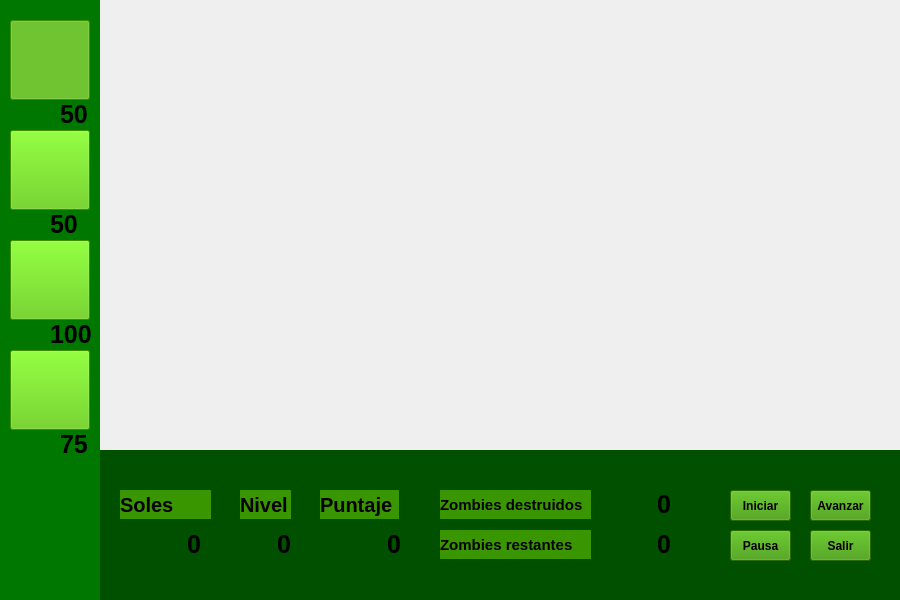
<?xml version="1.0" encoding="UTF-8"?>
<ui version="4.0">
 <class>ventana_juego</class>
 <widget class="QWidget" name="ventana_juego">
  <property name="geometry">
   <rect>
    <x>0</x>
    <y>0</y>
    <width>900</width>
    <height>600</height>
   </rect>
  </property>
  <property name="mouseTracking">
   <bool>true</bool>
  </property>
  <property name="windowTitle">
   <string>Ventana de juego</string>
  </property>
  <widget class="QLabel" name="fondo_escenario">
   <property name="geometry">
    <rect>
     <x>100</x>
     <y>0</y>
     <width>800</width>
     <height>450</height>
    </rect>
   </property>
   <property name="text">
    <string/>
   </property>
   <property name="scaledContents">
    <bool>true</bool>
   </property>
  </widget>
  <widget class="QWidget" name="barra_izq" native="true">
   <property name="geometry">
    <rect>
     <x>0</x>
     <y>0</y>
     <width>100</width>
     <height>600</height>
    </rect>
   </property>
   <property name="styleSheet">
    <string notr="true">background-color: rgb(0, 120, 0);</string>
   </property>
   <widget class="QLabel" name="label_4">
    <property name="geometry">
     <rect>
      <x>20</x>
      <y>100</y>
      <width>25</width>
      <height>25</height>
     </rect>
    </property>
    <property name="text">
     <string/>
    </property>
    <property name="pixmap">
     <pixmap>../../sprites/Elementos de juego/sol.png</pixmap>
    </property>
    <property name="scaledContents">
     <bool>true</bool>
    </property>
   </widget>
   <widget class="QLabel" name="label_3">
    <property name="geometry">
     <rect>
      <x>60</x>
      <y>100</y>
      <width>79</width>
      <height>29</height>
     </rect>
    </property>
    <property name="styleSheet">
     <string notr="true">font-weight: bold;
font-size: 25px</string>
    </property>
    <property name="text">
     <string>50</string>
    </property>
    <property name="textFormat">
     <enum>Qt::AutoText</enum>
    </property>
    <property name="scaledContents">
     <bool>true</bool>
    </property>
   </widget>
   <widget class="QLabel" name="label_5">
    <property name="geometry">
     <rect>
      <x>50</x>
      <y>210</y>
      <width>79</width>
      <height>29</height>
     </rect>
    </property>
    <property name="styleSheet">
     <string notr="true">font-weight: bold;
font-size: 25px</string>
    </property>
    <property name="text">
     <string>50</string>
    </property>
    <property name="textFormat">
     <enum>Qt::AutoText</enum>
    </property>
    <property name="scaledContents">
     <bool>true</bool>
    </property>
   </widget>
   <widget class="QLabel" name="label_6">
    <property name="geometry">
     <rect>
      <x>20</x>
      <y>210</y>
      <width>25</width>
      <height>25</height>
     </rect>
    </property>
    <property name="text">
     <string/>
    </property>
    <property name="pixmap">
     <pixmap>../../sprites/Elementos de juego/sol.png</pixmap>
    </property>
    <property name="scaledContents">
     <bool>true</bool>
    </property>
   </widget>
   <widget class="QLabel" name="label_11">
    <property name="geometry">
     <rect>
      <x>50</x>
      <y>320</y>
      <width>79</width>
      <height>29</height>
     </rect>
    </property>
    <property name="styleSheet">
     <string notr="true">font-weight: bold;
font-size: 25px</string>
    </property>
    <property name="text">
     <string>100</string>
    </property>
    <property name="textFormat">
     <enum>Qt::AutoText</enum>
    </property>
    <property name="scaledContents">
     <bool>true</bool>
    </property>
   </widget>
   <widget class="QLabel" name="label_12">
    <property name="geometry">
     <rect>
      <x>20</x>
      <y>320</y>
      <width>25</width>
      <height>25</height>
     </rect>
    </property>
    <property name="text">
     <string/>
    </property>
    <property name="pixmap">
     <pixmap>../../sprites/Elementos de juego/sol.png</pixmap>
    </property>
    <property name="scaledContents">
     <bool>true</bool>
    </property>
   </widget>
   <widget class="QLabel" name="label_14">
    <property name="geometry">
     <rect>
      <x>60</x>
      <y>430</y>
      <width>79</width>
      <height>29</height>
     </rect>
    </property>
    <property name="styleSheet">
     <string notr="true">font-weight: bold;
font-size: 25px</string>
    </property>
    <property name="text">
     <string>75</string>
    </property>
    <property name="textFormat">
     <enum>Qt::AutoText</enum>
    </property>
    <property name="scaledContents">
     <bool>true</bool>
    </property>
   </widget>
   <widget class="QLabel" name="label_15">
    <property name="geometry">
     <rect>
      <x>20</x>
      <y>430</y>
      <width>25</width>
      <height>25</height>
     </rect>
    </property>
    <property name="text">
     <string/>
    </property>
    <property name="pixmap">
     <pixmap>../../sprites/Elementos de juego/sol.png</pixmap>
    </property>
    <property name="scaledContents">
     <bool>true</bool>
    </property>
   </widget>
   <widget class="QPushButton" name="boton_girasol">
    <property name="geometry">
     <rect>
      <x>10</x>
      <y>20</y>
      <width>80</width>
      <height>80</height>
     </rect>
    </property>
    <property name="mouseTracking">
     <bool>true</bool>
    </property>
    <property name="autoFillBackground">
     <bool>true</bool>
    </property>
    <property name="styleSheet">
     <string notr="true">background-color: rgb(85, 200, 0)</string>
    </property>
    <property name="text">
     <string/>
    </property>
    <property name="icon">
     <iconset>
      <normaloff>../../sprites/Plantas/girasol_1.png</normaloff>../../sprites/Plantas/girasol_1.png</iconset>
    </property>
    <property name="iconSize">
     <size>
      <width>60</width>
      <height>60</height>
     </size>
    </property>
    <property name="checkable">
     <bool>true</bool>
    </property>
    <property name="checked">
     <bool>true</bool>
    </property>
    <property name="flat">
     <bool>false</bool>
    </property>
   </widget>
   <widget class="QPushButton" name="boton_lanzag">
    <property name="geometry">
     <rect>
      <x>10</x>
      <y>130</y>
      <width>80</width>
      <height>80</height>
     </rect>
    </property>
    <property name="mouseTracking">
     <bool>true</bool>
    </property>
    <property name="autoFillBackground">
     <bool>true</bool>
    </property>
    <property name="styleSheet">
     <string notr="true">background-color: rgb(85, 200, 0)</string>
    </property>
    <property name="text">
     <string/>
    </property>
    <property name="icon">
     <iconset>
      <normaloff>../../sprites/Plantas/lanzaguisantes_1.png</normaloff>../../sprites/Plantas/lanzaguisantes_1.png</iconset>
    </property>
    <property name="iconSize">
     <size>
      <width>60</width>
      <height>60</height>
     </size>
    </property>
    <property name="checkable">
     <bool>true</bool>
    </property>
    <property name="flat">
     <bool>false</bool>
    </property>
   </widget>
   <widget class="QPushButton" name="boton_lanzag_h">
    <property name="geometry">
     <rect>
      <x>10</x>
      <y>240</y>
      <width>80</width>
      <height>80</height>
     </rect>
    </property>
    <property name="mouseTracking">
     <bool>true</bool>
    </property>
    <property name="autoFillBackground">
     <bool>true</bool>
    </property>
    <property name="styleSheet">
     <string notr="true">background-color: rgb(85, 200, 0)</string>
    </property>
    <property name="text">
     <string/>
    </property>
    <property name="icon">
     <iconset>
      <normaloff>../../sprites/Plantas/lanzaguisantesHielo_1.png</normaloff>../../sprites/Plantas/lanzaguisantesHielo_1.png</iconset>
    </property>
    <property name="iconSize">
     <size>
      <width>60</width>
      <height>60</height>
     </size>
    </property>
    <property name="checkable">
     <bool>true</bool>
    </property>
    <property name="flat">
     <bool>false</bool>
    </property>
   </widget>
   <widget class="QPushButton" name="boton_papa">
    <property name="geometry">
     <rect>
      <x>10</x>
      <y>350</y>
      <width>80</width>
      <height>80</height>
     </rect>
    </property>
    <property name="mouseTracking">
     <bool>true</bool>
    </property>
    <property name="autoFillBackground">
     <bool>true</bool>
    </property>
    <property name="styleSheet">
     <string notr="true">background-color: rgb(85, 200, 0)</string>
    </property>
    <property name="text">
     <string/>
    </property>
    <property name="icon">
     <iconset>
      <normaloff>../../sprites/Plantas/papa_1.png</normaloff>../../sprites/Plantas/papa_1.png</iconset>
    </property>
    <property name="iconSize">
     <size>
      <width>60</width>
      <height>62</height>
     </size>
    </property>
    <property name="checkable">
     <bool>true</bool>
    </property>
    <property name="flat">
     <bool>false</bool>
    </property>
   </widget>
  </widget>
  <widget class="QWidget" name="barra_abajo" native="true">
   <property name="geometry">
    <rect>
     <x>100</x>
     <y>450</y>
     <width>800</width>
     <height>150</height>
    </rect>
   </property>
   <property name="autoFillBackground">
    <bool>false</bool>
   </property>
   <property name="styleSheet">
    <string notr="true">background-color: rgb(0, 80, 0);</string>
   </property>
   <widget class="QLabel" name="label_7">
    <property name="geometry">
     <rect>
      <x>20</x>
      <y>40</y>
      <width>91</width>
      <height>29</height>
     </rect>
    </property>
    <property name="styleSheet">
     <string notr="true">font-weight: bold;
font-size: 20px;
background-color: rgb(57, 150, 0);</string>
    </property>
    <property name="text">
     <string>Soles</string>
    </property>
    <property name="textFormat">
     <enum>Qt::AutoText</enum>
    </property>
    <property name="scaledContents">
     <bool>true</bool>
    </property>
   </widget>
   <widget class="QLabel" name="label_13">
    <property name="geometry">
     <rect>
      <x>140</x>
      <y>40</y>
      <width>51</width>
      <height>29</height>
     </rect>
    </property>
    <property name="styleSheet">
     <string notr="true">font-weight: bold;
font-size: 20px;
background-color: rgb(57, 150, 0);</string>
    </property>
    <property name="text">
     <string>Nivel</string>
    </property>
    <property name="textFormat">
     <enum>Qt::AutoText</enum>
    </property>
    <property name="scaledContents">
     <bool>true</bool>
    </property>
   </widget>
   <widget class="QLabel" name="label_16">
    <property name="geometry">
     <rect>
      <x>220</x>
      <y>40</y>
      <width>79</width>
      <height>29</height>
     </rect>
    </property>
    <property name="styleSheet">
     <string notr="true">font-weight: bold;
font-size: 20px;
background-color: rgb(57, 150, 0);</string>
    </property>
    <property name="text">
     <string>Puntaje</string>
    </property>
    <property name="textFormat">
     <enum>Qt::AutoText</enum>
    </property>
    <property name="scaledContents">
     <bool>true</bool>
    </property>
   </widget>
   <widget class="QLabel" name="label_18">
    <property name="geometry">
     <rect>
      <x>340</x>
      <y>40</y>
      <width>151</width>
      <height>29</height>
     </rect>
    </property>
    <property name="styleSheet">
     <string notr="true">font-weight: bold;
font-size: 15px;
background-color: rgb(57, 150, 0);</string>
    </property>
    <property name="text">
     <string>Zombies destruidos</string>
    </property>
    <property name="textFormat">
     <enum>Qt::AutoText</enum>
    </property>
    <property name="scaledContents">
     <bool>true</bool>
    </property>
   </widget>
   <widget class="QLabel" name="label_19">
    <property name="geometry">
     <rect>
      <x>340</x>
      <y>80</y>
      <width>151</width>
      <height>29</height>
     </rect>
    </property>
    <property name="styleSheet">
     <string notr="true">font-weight: bold;
font-size: 15px;
background-color: rgb(57, 150, 0);</string>
    </property>
    <property name="text">
     <string>Zombies restantes</string>
    </property>
    <property name="textFormat">
     <enum>Qt::AutoText</enum>
    </property>
    <property name="scaledContents">
     <bool>true</bool>
    </property>
   </widget>
   <widget class="QPushButton" name="boton_iniciar">
    <property name="geometry">
     <rect>
      <x>630</x>
      <y>40</y>
      <width>61</width>
      <height>31</height>
     </rect>
    </property>
    <property name="styleSheet">
     <string notr="true">font-weight: bold;
font-size: 12px;
background-color: rgb(57, 150, 0);</string>
    </property>
    <property name="text">
     <string>Iniciar</string>
    </property>
   </widget>
   <widget class="QPushButton" name="pushButton_2">
    <property name="geometry">
     <rect>
      <x>710</x>
      <y>40</y>
      <width>61</width>
      <height>31</height>
     </rect>
    </property>
    <property name="styleSheet">
     <string notr="true">font-weight: bold;
font-size: 12px;
background-color: rgb(57, 150, 0);</string>
    </property>
    <property name="text">
     <string>Avanzar</string>
    </property>
   </widget>
   <widget class="QPushButton" name="boton_pausa">
    <property name="geometry">
     <rect>
      <x>630</x>
      <y>80</y>
      <width>61</width>
      <height>31</height>
     </rect>
    </property>
    <property name="styleSheet">
     <string notr="true">font-weight: bold;
font-size: 12px;
background-color: rgb(57, 150, 0);</string>
    </property>
    <property name="text">
     <string>Pausa</string>
    </property>
   </widget>
   <widget class="QPushButton" name="pushButton_4">
    <property name="geometry">
     <rect>
      <x>710</x>
      <y>80</y>
      <width>61</width>
      <height>31</height>
     </rect>
    </property>
    <property name="styleSheet">
     <string notr="true">font-weight: bold;
font-size: 12px;
background-color: rgb(57, 150, 0);</string>
    </property>
    <property name="text">
     <string>Salir</string>
    </property>
   </widget>
   <widget class="QLabel" name="label_20">
    <property name="geometry">
     <rect>
      <x>20</x>
      <y>80</y>
      <width>25</width>
      <height>25</height>
     </rect>
    </property>
    <property name="text">
     <string/>
    </property>
    <property name="pixmap">
     <pixmap>../../sprites/Elementos de juego/sol.png</pixmap>
    </property>
    <property name="scaledContents">
     <bool>true</bool>
    </property>
   </widget>
   <widget class="QLabel" name="soles">
    <property name="geometry">
     <rect>
      <x>50</x>
      <y>80</y>
      <width>51</width>
      <height>29</height>
     </rect>
    </property>
    <property name="styleSheet">
     <string notr="true">font-weight: bold;
font-size: 25px</string>
    </property>
    <property name="text">
     <string>0</string>
    </property>
    <property name="textFormat">
     <enum>Qt::AutoText</enum>
    </property>
    <property name="scaledContents">
     <bool>true</bool>
    </property>
    <property name="alignment">
     <set>Qt::AlignRight|Qt::AlignTrailing|Qt::AlignVCenter</set>
    </property>
   </widget>
   <widget class="QLabel" name="nivel">
    <property name="geometry">
     <rect>
      <x>140</x>
      <y>80</y>
      <width>51</width>
      <height>29</height>
     </rect>
    </property>
    <property name="styleSheet">
     <string notr="true">font-weight: bold;
font-size: 25px</string>
    </property>
    <property name="text">
     <string>0</string>
    </property>
    <property name="textFormat">
     <enum>Qt::AutoText</enum>
    </property>
    <property name="scaledContents">
     <bool>true</bool>
    </property>
    <property name="alignment">
     <set>Qt::AlignRight|Qt::AlignTrailing|Qt::AlignVCenter</set>
    </property>
   </widget>
   <widget class="QLabel" name="puntaje">
    <property name="geometry">
     <rect>
      <x>250</x>
      <y>80</y>
      <width>51</width>
      <height>29</height>
     </rect>
    </property>
    <property name="styleSheet">
     <string notr="true">font-weight: bold;
font-size: 25px</string>
    </property>
    <property name="text">
     <string>0</string>
    </property>
    <property name="textFormat">
     <enum>Qt::AutoText</enum>
    </property>
    <property name="scaledContents">
     <bool>true</bool>
    </property>
    <property name="alignment">
     <set>Qt::AlignRight|Qt::AlignTrailing|Qt::AlignVCenter</set>
    </property>
   </widget>
   <widget class="QLabel" name="label_24">
    <property name="geometry">
     <rect>
      <x>520</x>
      <y>40</y>
      <width>51</width>
      <height>29</height>
     </rect>
    </property>
    <property name="styleSheet">
     <string notr="true">font-weight: bold;
font-size: 25px</string>
    </property>
    <property name="text">
     <string>0</string>
    </property>
    <property name="textFormat">
     <enum>Qt::AutoText</enum>
    </property>
    <property name="scaledContents">
     <bool>true</bool>
    </property>
    <property name="alignment">
     <set>Qt::AlignRight|Qt::AlignTrailing|Qt::AlignVCenter</set>
    </property>
   </widget>
   <widget class="QLabel" name="label_25">
    <property name="geometry">
     <rect>
      <x>520</x>
      <y>80</y>
      <width>51</width>
      <height>29</height>
     </rect>
    </property>
    <property name="styleSheet">
     <string notr="true">font-weight: bold;
font-size: 25px</string>
    </property>
    <property name="text">
     <string>0</string>
    </property>
    <property name="textFormat">
     <enum>Qt::AutoText</enum>
    </property>
    <property name="scaledContents">
     <bool>true</bool>
    </property>
    <property name="alignment">
     <set>Qt::AlignRight|Qt::AlignTrailing|Qt::AlignVCenter</set>
    </property>
   </widget>
  </widget>
  <widget class="QLabel" name="label">
   <property name="geometry">
    <rect>
     <x>100</x>
     <y>0</y>
     <width>800</width>
     <height>450</height>
    </rect>
   </property>
   <property name="mouseTracking">
    <bool>true</bool>
   </property>
   <property name="acceptDrops">
    <bool>true</bool>
   </property>
   <property name="text">
    <string/>
   </property>
   <property name="pixmap">
    <pixmap>../../sprites/Fondos/jardinAbuela.png</pixmap>
   </property>
   <property name="scaledContents">
    <bool>true</bool>
   </property>
  </widget>
  <widget class="QWidget" name="widget" native="true">
   <property name="geometry">
    <rect>
     <x>246</x>
     <y>157</y>
     <width>42</width>
     <height>75</height>
    </rect>
   </property>
   <property name="mouseTracking">
    <bool>true</bool>
   </property>
   <property name="acceptDrops">
    <bool>true</bool>
   </property>
  </widget>
  <widget class="QWidget" name="widget_2" native="true">
   <property name="geometry">
    <rect>
     <x>288</x>
     <y>157</y>
     <width>42</width>
     <height>75</height>
    </rect>
   </property>
   <property name="mouseTracking">
    <bool>true</bool>
   </property>
   <property name="acceptDrops">
    <bool>true</bool>
   </property>
  </widget>
  <widget class="QWidget" name="widget_3" native="true">
   <property name="geometry">
    <rect>
     <x>330</x>
     <y>157</y>
     <width>42</width>
     <height>75</height>
    </rect>
   </property>
   <property name="mouseTracking">
    <bool>true</bool>
   </property>
   <property name="acceptDrops">
    <bool>true</bool>
   </property>
  </widget>
  <widget class="QWidget" name="widget_4" native="true">
   <property name="geometry">
    <rect>
     <x>372</x>
     <y>157</y>
     <width>42</width>
     <height>75</height>
    </rect>
   </property>
   <property name="mouseTracking">
    <bool>true</bool>
   </property>
   <property name="acceptDrops">
    <bool>true</bool>
   </property>
  </widget>
  <widget class="QWidget" name="widget_5" native="true">
   <property name="geometry">
    <rect>
     <x>414</x>
     <y>157</y>
     <width>42</width>
     <height>75</height>
    </rect>
   </property>
   <property name="mouseTracking">
    <bool>true</bool>
   </property>
   <property name="acceptDrops">
    <bool>true</bool>
   </property>
  </widget>
  <widget class="QWidget" name="widget_6" native="true">
   <property name="geometry">
    <rect>
     <x>456</x>
     <y>157</y>
     <width>42</width>
     <height>75</height>
    </rect>
   </property>
   <property name="mouseTracking">
    <bool>true</bool>
   </property>
   <property name="acceptDrops">
    <bool>true</bool>
   </property>
  </widget>
  <widget class="QWidget" name="widget_7" native="true">
   <property name="geometry">
    <rect>
     <x>498</x>
     <y>157</y>
     <width>42</width>
     <height>75</height>
    </rect>
   </property>
   <property name="mouseTracking">
    <bool>true</bool>
   </property>
   <property name="acceptDrops">
    <bool>true</bool>
   </property>
  </widget>
  <widget class="QWidget" name="widget_8" native="true">
   <property name="geometry">
    <rect>
     <x>540</x>
     <y>157</y>
     <width>42</width>
     <height>75</height>
    </rect>
   </property>
   <property name="mouseTracking">
    <bool>true</bool>
   </property>
   <property name="acceptDrops">
    <bool>true</bool>
   </property>
  </widget>
  <widget class="QWidget" name="widget_9" native="true">
   <property name="geometry">
    <rect>
     <x>582</x>
     <y>157</y>
     <width>42</width>
     <height>75</height>
    </rect>
   </property>
   <property name="mouseTracking">
    <bool>true</bool>
   </property>
   <property name="acceptDrops">
    <bool>true</bool>
   </property>
  </widget>
  <widget class="QWidget" name="widget_10" native="true">
   <property name="geometry">
    <rect>
     <x>624</x>
     <y>157</y>
     <width>42</width>
     <height>75</height>
    </rect>
   </property>
   <property name="mouseTracking">
    <bool>true</bool>
   </property>
   <property name="acceptDrops">
    <bool>true</bool>
   </property>
  </widget>
  <widget class="QWidget" name="widget_11" native="true">
   <property name="geometry">
    <rect>
     <x>372</x>
     <y>232</y>
     <width>42</width>
     <height>75</height>
    </rect>
   </property>
   <property name="mouseTracking">
    <bool>true</bool>
   </property>
   <property name="acceptDrops">
    <bool>true</bool>
   </property>
  </widget>
  <widget class="QWidget" name="widget_12" native="true">
   <property name="geometry">
    <rect>
     <x>456</x>
     <y>232</y>
     <width>42</width>
     <height>75</height>
    </rect>
   </property>
   <property name="mouseTracking">
    <bool>true</bool>
   </property>
   <property name="acceptDrops">
    <bool>true</bool>
   </property>
  </widget>
  <widget class="QWidget" name="widget_13" native="true">
   <property name="geometry">
    <rect>
     <x>330</x>
     <y>232</y>
     <width>42</width>
     <height>75</height>
    </rect>
   </property>
   <property name="mouseTracking">
    <bool>true</bool>
   </property>
   <property name="acceptDrops">
    <bool>true</bool>
   </property>
  </widget>
  <widget class="QWidget" name="widget_14" native="true">
   <property name="geometry">
    <rect>
     <x>624</x>
     <y>232</y>
     <width>42</width>
     <height>75</height>
    </rect>
   </property>
   <property name="mouseTracking">
    <bool>true</bool>
   </property>
   <property name="acceptDrops">
    <bool>true</bool>
   </property>
  </widget>
  <widget class="QWidget" name="widget_15" native="true">
   <property name="geometry">
    <rect>
     <x>498</x>
     <y>232</y>
     <width>42</width>
     <height>75</height>
    </rect>
   </property>
   <property name="mouseTracking">
    <bool>true</bool>
   </property>
   <property name="acceptDrops">
    <bool>true</bool>
   </property>
  </widget>
  <widget class="QWidget" name="widget_16" native="true">
   <property name="geometry">
    <rect>
     <x>542</x>
     <y>232</y>
     <width>42</width>
     <height>75</height>
    </rect>
   </property>
   <property name="mouseTracking">
    <bool>true</bool>
   </property>
   <property name="acceptDrops">
    <bool>true</bool>
   </property>
  </widget>
  <widget class="QWidget" name="widget_17" native="true">
   <property name="geometry">
    <rect>
     <x>416</x>
     <y>232</y>
     <width>42</width>
     <height>75</height>
    </rect>
   </property>
   <property name="mouseTracking">
    <bool>true</bool>
   </property>
   <property name="acceptDrops">
    <bool>true</bool>
   </property>
  </widget>
  <widget class="QWidget" name="widget_18" native="true">
   <property name="geometry">
    <rect>
     <x>246</x>
     <y>232</y>
     <width>42</width>
     <height>75</height>
    </rect>
   </property>
   <property name="mouseTracking">
    <bool>true</bool>
   </property>
   <property name="acceptDrops">
    <bool>true</bool>
   </property>
  </widget>
  <widget class="QWidget" name="widget_19" native="true">
   <property name="geometry">
    <rect>
     <x>582</x>
     <y>232</y>
     <width>42</width>
     <height>75</height>
    </rect>
   </property>
   <property name="mouseTracking">
    <bool>true</bool>
   </property>
   <property name="acceptDrops">
    <bool>true</bool>
   </property>
  </widget>
  <widget class="QWidget" name="widget_20" native="true">
   <property name="geometry">
    <rect>
     <x>288</x>
     <y>232</y>
     <width>42</width>
     <height>75</height>
    </rect>
   </property>
   <property name="mouseTracking">
    <bool>true</bool>
   </property>
   <property name="acceptDrops">
    <bool>true</bool>
   </property>
  </widget>
  <widget class="QLabel" name="label_17">
   <property name="geometry">
    <rect>
     <x>100</x>
     <y>300</y>
     <width>151</width>
     <height>151</height>
    </rect>
   </property>
   <property name="text">
    <string/>
   </property>
   <property name="pixmap">
    <pixmap>../../sprites/CrazyRuz/crazyCruz.png</pixmap>
   </property>
   <property name="scaledContents">
    <bool>true</bool>
   </property>
  </widget>
 </widget>
 <resources/>
 <connections/>
</ui>
